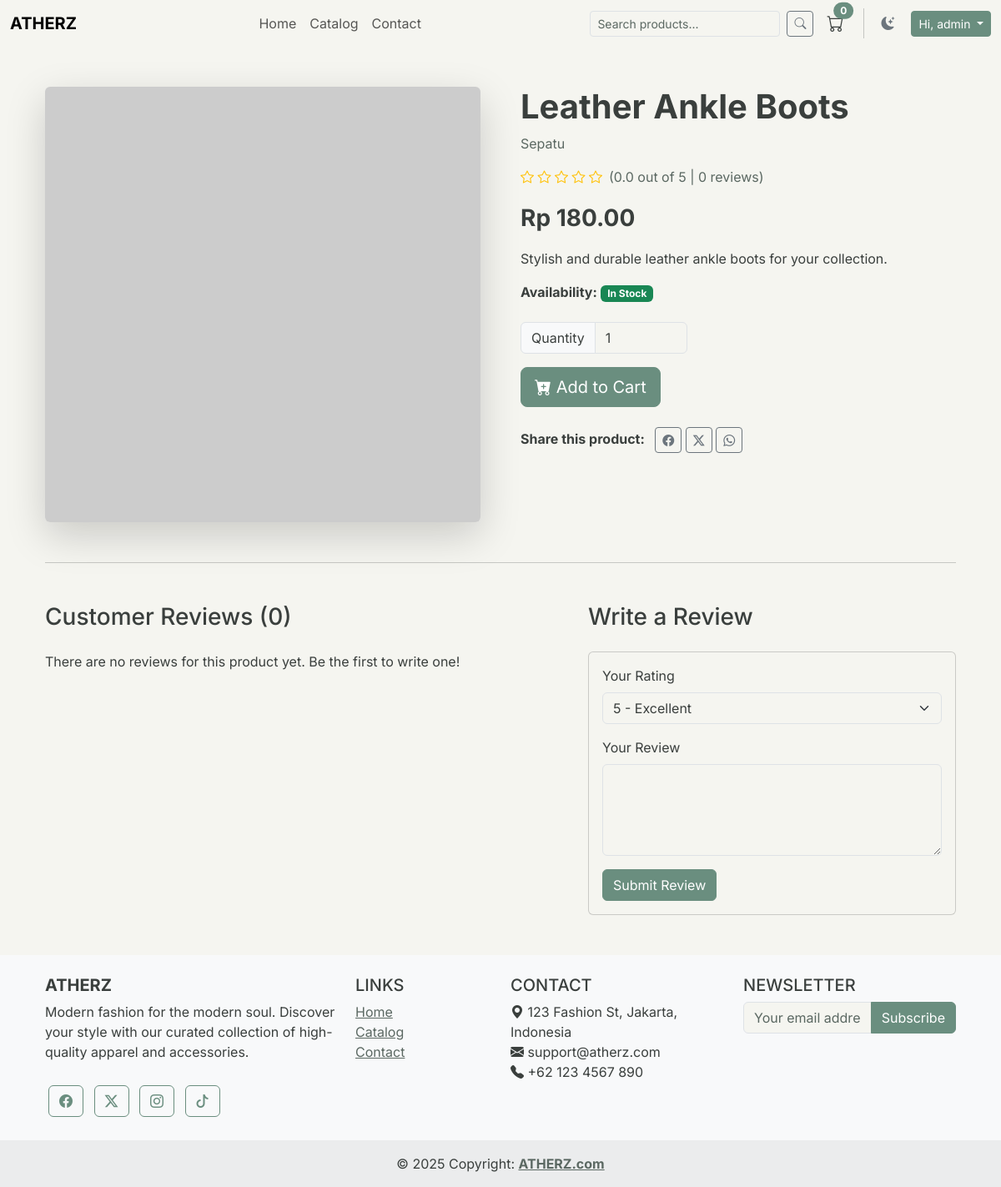
/product/8 (signed in), run on the app's committed database.
### models.py (models this page shows, shortened)
class User(UserMixin, db.Model):
    __tablename__ = 'users'
    id = db.Column(db.Integer, primary_key=True)
    username = db.Column(db.String(64), index=True, unique=True, nullable=False)
    email = db.Column(db.String(120), index=True, unique=True, nullable=False)
    password_hash = db.Column(db.String(256))
    is_admin = db.Column(db.Boolean, default=False)
    created_at = db.Column(db.DateTime, default=datetime.utcnow)
    orders = db.relationship('Order', backref='customer', lazy='dynamic')
    cart_items = db.relationship('Cart', backref='user', lazy='dynamic')
    reviews = db.relationship('Review', backref='author', lazy='dynamic')
    wishlist_items = db.relationship('Wishlist', backref='user', lazy='dynamic', cascade="all, delete-orphan")

class Product(db.Model):
    __tablename__ = 'products'
    id = db.Column(db.Integer, primary_key=True)
    name = db.Column(db.String(120), nullable=False)
    description = db.Column(db.Text, nullable=False)
    price = db.Column(db.Float, nullable=False)
    category = db.Column(db.String(64), nullable=False)
    stock = db.Column(db.Integer, nullable=False, default=0)
    image_url = db.Column(db.String(255), nullable=False, default='images/default.jpg')
    created_at = db.Column(db.DateTime, default=datetime.utcnow)
    popularity = db.Column(db.Integer, default=0)
    order_items = db.relationship('OrderItem', backref='product', lazy='dynamic')
    reviews = db.relationship('Review', backref='product', lazy='dynamic')
    @property
    def average_rating(self):
        review_count = self.reviews.count()
        if review_count == 0:
            return 0
        return sum(review.rating for review in self.reviews) / review_count
    @property
    def review_count(self):
        return self.reviews.count()

### app.py (the view, shortened to what this page needs)
    @app.route('/product/<int:product_id>', methods=['GET', 'POST'])
    def product_detail(product_id):
        product = db.session.get(Product, product_id)
        if not product:
            return redirect(url_for('catalog'))
        form = ReviewForm()
        reviews = Review.query.filter_by(product_id=product.id).order_by(Review.created_at.desc()).all()
        return render_template('product_detail.html', title=product.name, product=product, form=form, reviews=reviews)

### forms.py
class ReviewForm(FlaskForm):
    rating = SelectField('Your Rating',
                         choices=[('5', '5 - Excellent'), ('4', '4 - Very Good'), ('3', '3 - Good'), ('2', '2 - Fair'), ('1', '1 - Poor')],
                         validators=[DataRequired()])
    comment = TextAreaField('Your Review', validators=[DataRequired(), Length(min=10, max=500)])
    submit = SubmitField('Submit Review')

class SearchForm(FlaskForm):
    search_query = StringField('Search', validators=[DataRequired()])
    submit = SubmitField('Search')

### templates/product_detail.html (shortened to what this page needs)
{% extends "base.html" %}
{% block content %}
<div class="container">
    <div class="row g-5">
        <div class="col-md-6">
            <img src="{{ product.image_url }}" class="img-fluid rounded shadow-lg" alt="{{ product.name }}" onerror="this.onerror=null;this.src='https://placehold.co/600x600/EAEAEA/333333?text=Image+Not+Found';">
        </div>
        <div class="col-md-6">
            <h1 class="fw-bold">{{ product.name }}</h1>
            <p class="text-muted">{{ product.category }}</p>
            <div class="d-flex align-items-center mb-3">
                <div class="text-warning">
                    {% for i in range(1, 6) %}
                        {% if i <= product.average_rating %}<i class="bi bi-star-fill"></i>{% elif i - 0.5 <= product.average_rating %}<i class="bi bi-star-half"></i>{% else %}<i class="bi bi-star"></i>{% endif %}
                    {% endfor %}
                </div>
                <span class="ms-2 text-muted">({{ "%.1f"|format(product.average_rating) }} out of 5 | {{ product.review_count }} reviews)</span>
            </div>
            <p class="fs-3 fw-bold">Rp {{ "%.2f"|format(product.price) }}</p>
            <p>{{ product.description }}</p>
            <p><strong>Availability:</strong>
                {% if product.stock > 10 %}<span class="badge bg-success">In Stock</span>{% elif product.stock > 0 %}<span class="badge bg-warning">Low Stock ({{ product.stock }} left)</span>{% else %}<span class="badge bg-danger">Out of Stock</span>{% endif %}
            </p>
            <form class="add-to-cart-form mt-4">
                <div class="input-group mb-3" style="max-width: 200px;">
                    <span class="input-group-text">Quantity</span>
                    <input type="number" name="quantity" class="form-control" value="1" min="1" max="{{ product.stock }}">
                </div>
                <button type="submit" class="btn btn-primary btn-lg add-to-cart-btn" {% if product.stock == 0 %}disabled{% endif %}>
                    <i class="bi bi-cart-plus-fill"></i> Add to Cart
                </button>
            </form>
            <div class="mt-4">
                <strong class="me-2">Share this product:</strong>
                <a href="https://www.facebook.com/sharer/sharer.php?u={{ request.url }}" target="_blank" class="btn btn-outline-secondary btn-sm" title="Share on Facebook"><i class="bi bi-facebook"></i></a>
                <a href="https://twitter.com/intent/tweet?url={{ request.url }}&text=Check out this awesome product: {{ product.name|urlencode }}" target="_blank" class="btn btn-outline-secondary btn-sm" title="Share on Twitter"><i class="bi bi-twitter-x"></i></a>
                <a href="https://api.whatsapp.com/send?text=Check out this awesome product: {{ product.name|urlencode }} {{ request.url }}" target="_blank" class="btn btn-outline-secondary btn-sm" title="Share on WhatsApp"><i class="bi bi-whatsapp"></i></a>
            </div>
        </div>
    </div>
    <hr class="my-5">
    <div class="row">
        <div class="col-md-7">
            <h3 class="mb-4">Customer Reviews ({{ product.review_count }})</h3>
            {% if reviews %}
                {% for review in reviews %}
                <div class="card mb-3">
                    <div class="card-body">
                        <div class="d-flex justify-content-between">
                            <strong>{{ review.author.username }}</strong>
                            <span class="text-muted">{{ review.created_at.strftime('%B %d, %Y') }}</span>
                        </div>
                         <div class="text-warning my-2">
                            {% for i in range(review.rating) %}<i class="bi bi-star-fill"></i>{% endfor %}{% for i in range(5 - review.rating) %}<i class="bi bi-star"></i>{% endfor %}
                        </div>
                        <p>{{ review.comment }}</p>
                    </div>
                </div>
                {% endfor %}
            {% else %}
                <p>There are no reviews for this product yet. Be the first to write one!</p>
            {% endif %}
        </div>
        <div class="col-md-5">
             <h3 class="mb-4">Write a Review</h3>
             {% if current_user.is_authenticated %}
                 <div class="card">
                     <div class="card-body">
                         <form action="{{ url_for('product_detail', product_id=product.id) }}" method="POST">
                            <div class="mb-3">
                                {{ form.rating.label(class="form-label") }}
                                {{ form.rating(class="form-select") }}
                            </div>
                             <div class="mb-3">
                                {{ form.comment.label(class="form-label") }}
                                {{ form.comment(class="form-control", rows=4) }}
                            </div>
                            {{ form.submit(class="btn btn-primary") }}
                         </form>
                     </div>
                 </div>
             {% else %}
                <div class="alert alert-info">
                    You must be <a href="{{ url_for('login', next=request.url) }}">logged in</a> to write a review.
                </div>
             {% endif %}
        </div>
    </div>
</div>
{% endblock %}

### templates/base.html (shortened to what this page needs)
<!DOCTYPE html>
<html lang="en" class="light">
<head>
    <link href="https://cdn.jsdelivr.net/npm/bootstrap@5.3.2/dist/css/bootstrap.min.css" rel="stylesheet">
    <link rel="stylesheet" href="https://cdn.jsdelivr.net/npm/bootstrap-icons@1.11.1/font/bootstrap-icons.css">
    <link rel="stylesheet" href="{{ url_for('static', filename='css/style.css') }}">
</head>
<body class="d-flex flex-column min-vh-100">
        <nav id="mainNavbar" class="navbar navbar-expand-lg bg-body-tertiary sticky-top">
            <div class="container-fluid">
            <a class="navbar-brand fw-bold text-uppercase" href="{{ url_for('home') }}">ATHERZ</a>
            <div class="collapse navbar-collapse" id="navbarNav">
                <ul class="navbar-nav mx-auto">
                    <li class="nav-item"><a class="nav-link" href="{{ url_for('home') }}">Home</a></li>
                    <li class="nav-item"><a class="nav-link" href="{{ url_for('catalog') }}">Catalog</a></li>
                    <li class="nav-item"><a class="nav-link" href="{{ url_for('contact') }}">Contact</a></li>
                </ul>
                <div class="d-flex align-items-center">
                    <div class="search-container position-relative">
                        <form class="d-flex" action="{{ url_for('search') }}" method="GET">
                            <input id="live-search-input" class="form-control form-control-sm me-2" type="search" name="search_query" placeholder="Search products..." autocomplete="off">
                            <button type="submit" class="btn btn-outline-secondary btn-sm"><i class="bi bi-search"></i></button>
                        </form>
                    </div>
                    <a href="{{ url_for('cart') }}" class="nav-link ms-3 me-3 position-relative">
                        <i class="bi bi-cart fs-5"></i>
                        <span id="cart-count-badge" class="position-absolute top-0 start-100 translate-middle badge rounded-pill bg-primary">
                            {{ cart_count }}
                        </span>
                    </a>
                    <button id="darkModeToggle" class="btn btn-outline-secondary border-0 me-2"></button>
                    {% if current_user.is_authenticated %}
                        <div class="dropdown">
                          <button class="btn btn-primary btn-sm dropdown-toggle" type="button" data-bs-toggle="dropdown" aria-expanded="false">
                            Hi, {{ current_user.username }}
                          </button>
                        </div>
                    {% else %}
                        <a href="{{ url_for('login') }}" class="btn btn-outline-primary btn-sm me-2">Login</a>
                        <a href="{{ url_for('register') }}" class="btn btn-primary btn-sm">Register</a>
                    {% endif %}
                </div>
            </div>
        </div>
    </nav>
    <main class="container my-5 flex-grow-1">
        {% block content %}{% endblock %}
    </main>
    <footer class="bg-body-tertiary text-center text-lg-start mt-auto">
        <div class="container p-4">
            <div class="row">
                <div class="col-lg-4 col-md-12 mb-4 mb-md-0">
                    <h5 class="text-uppercase fw-bold">ATHERZ</h5>
                    <p>Modern fashion for the modern soul. Discover your style with our curated collection of high-quality apparel and accessories.</p>
                    <div class="mt-4">
                        <a href="#" class="btn btn-outline-primary btn-floating m-1" role="button"><i class="bi bi-facebook"></i></a>
                        <a href="#" class="btn btn-outline-primary btn-floating m-1" role="button"><i class="bi bi-twitter-x"></i></a>
                        <a href="#" class="btn btn-outline-primary btn-floating m-1" role="button"><i class="bi bi-instagram"></i></a>
                        <a href="#" class="btn btn-outline-primary btn-floating m-1" role="button"><i class="bi bi-tiktok"></i></a>
                    </div>
                </div>
                <div class="col-lg-2 col-md-6 mb-4 mb-md-0">
                    <h5 class="text-uppercase">Links</h5>
                    <ul class="list-unstyled mb-0">
                        <li><a href="{{ url_for('home') }}" class="text-body-secondary">Home</a></li>
                        <li><a href="{{ url_for('catalog') }}" class="text-body-secondary">Catalog</a></li>
                        <li><a href="{{ url_for('contact') }}" class="text-body-secondary">Contact</a></li>
                    </ul>
                </div>
                <div class="col-lg-3 col-md-6 mb-4 mb-md-0">
                    <h5 class="text-uppercase">Contact</h5>
                    <ul class="list-unstyled mb-0">
                        <li><i class="bi bi-geo-alt-fill"></i> 123 Fashion St, Jakarta, Indonesia</li>
                        <li><i class="bi bi-envelope-fill"></i> support@atherz.com</li>
                        <li><i class="bi bi-telephone-fill"></i> +62 123 4567 890</li>
                    </ul>
                </div>
                <div class="col-lg-3 col-md-12 mb-4 mb-md-0">
                    <h5 class="text-uppercase">Newsletter</h5>
                    <form action="#" method="post">
                        <div class="input-group">
                            <input type="email" class="form-control" placeholder="Your email address">
                            <button class="btn btn-primary" type="button">Subscribe</button>
                        </div>
                    </form>
                </div>
            </div>
        </div>
        <div class="text-center p-3" style="background-color: rgba(0, 0, 0, 0.05);">
            © 2025 Copyright:
            <a class="text-body-secondary fw-bold" href="{{ url_for('home') }}">ATHERZ.com</a>
        </div>
    </footer>
</body>
</html>

### static/css/style.css (style rules this page uses)
body { font-family: 'Inter', sans-serif; transition: background-color 0.2s ease, color 0.2s ease; }
:root { --bs-primary: #6A8E7F; --bs-primary-rgb: 106, 142, 127; --bs-secondary-color: #5b6862; --bs-body-bg: #F5F5F0; --bs-body-color: #3a3f3d; --bs-link-hover-color: #597a6d; }
.btn-primary { --bs-btn-bg: var(--bs-primary); --bs-btn-border-color: var(--bs-primary); --bs-btn-hover-bg: #597a6d; --bs-btn-hover-border-color: #597a6d; --bs-btn-active-bg: #527064; --bs-btn-active-border-color: #527064; --bs-btn-focus-shadow-rgb: var(--bs-primary-rgb); }
.btn-outline-primary { --bs-btn-color: var(--bs-primary); --bs-btn-border-color: var(--bs-primary); --bs-btn-hover-color: #fff; --bs-btn-hover-bg: var(--bs-primary); --bs-btn-hover-border-color: var(--bs-primary); --bs-btn-active-color: #fff; --bs-btn-active-bg: var(--bs-primary); --bs-btn-active-border-color: var(--bs-primary); --bs-btn-focus-shadow-rgb: var(--bs-primary-rgb); }
.badge.bg-primary { background-color: var(--bs-primary) !important; }
a { color: var(--bs-primary); }
#mainNavbar { background-color: transparent !important; transition: background-color 0.4s ease-out, box-shadow 0.4s ease-out; }
.navbar-nav .nav-link { position: relative; transition: transform 0.2s ease-in-out; }
.navbar-nav .nav-link::after { content: ''; position: absolute; width: 0; height: 2px; bottom: 5px; left: 50%; transform: translateX(-50%); background-color: var(--bs-primary); transition: width 0.3s ease-in-out; }
.navbar .d-flex .nav-link, .navbar .d-flex .btn, .navbar .d-flex .dropdown > button { transition: transform 0.2s ease, box-shadow 0.2s ease; }

### data on the page
User: username "admin"
Product: name "Leather Ankle Boots", category "Sepatu", price "180.00", description "Stylish and durable leather ankle boots for your collection."

### other printed values
{{ cart_count }} "0"
{{ "%.1f"|format(product.average_rating) }} "0.0"
{{ product.review_count }} "0"
